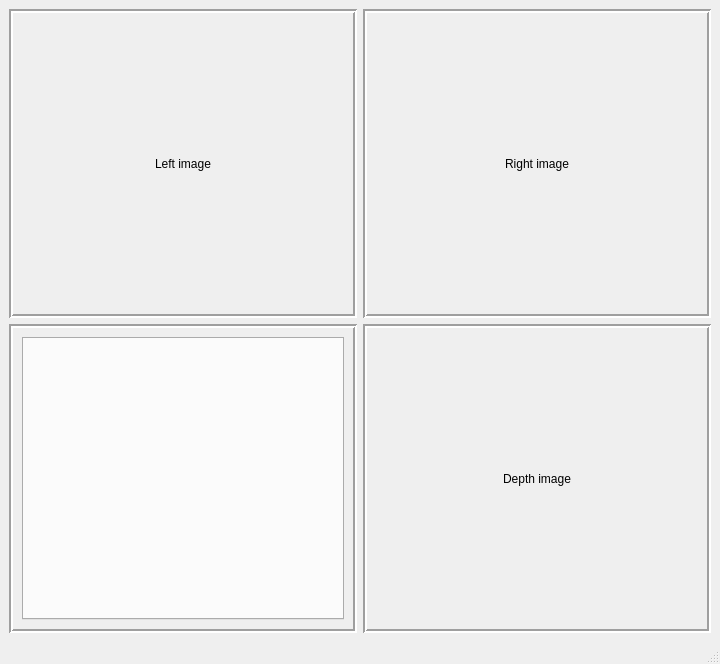
<?xml version="1.0" encoding="UTF-8"?>
<ui version="4.0">
 <class>Toolbox</class>
 <widget class="QMainWindow" name="Toolbox">
  <property name="geometry">
   <rect>
    <x>0</x>
    <y>0</y>
    <width>720</width>
    <height>664</height>
   </rect>
  </property>
  <property name="windowTitle">
   <string>MVL Stereo Toolbox</string>
  </property>
  <widget class="QWidget" name="centralwidget">
   <layout class="QGridLayout" name="gridLayout">
    <item row="0" column="2">
     <widget class="QLabel" name="labelImageRight">
      <property name="sizePolicy">
       <sizepolicy hsizetype="Expanding" vsizetype="Expanding">
        <horstretch>0</horstretch>
        <verstretch>0</verstretch>
       </sizepolicy>
      </property>
      <property name="frameShape">
       <enum>QFrame::Box</enum>
      </property>
      <property name="frameShadow">
       <enum>QFrame::Sunken</enum>
      </property>
      <property name="lineWidth">
       <number>2</number>
      </property>
      <property name="text">
       <string>Right image</string>
      </property>
      <property name="alignment">
       <set>Qt::AlignCenter</set>
      </property>
     </widget>
    </item>
    <item row="0" column="0">
     <widget class="QLabel" name="labelImageLeft">
      <property name="sizePolicy">
       <sizepolicy hsizetype="Expanding" vsizetype="Expanding">
        <horstretch>0</horstretch>
        <verstretch>0</verstretch>
       </sizepolicy>
      </property>
      <property name="frameShape">
       <enum>QFrame::Box</enum>
      </property>
      <property name="frameShadow">
       <enum>QFrame::Sunken</enum>
      </property>
      <property name="lineWidth">
       <number>2</number>
      </property>
      <property name="text">
       <string>Left image</string>
      </property>
      <property name="alignment">
       <set>Qt::AlignCenter</set>
      </property>
     </widget>
    </item>
    <item row="2" column="2">
     <widget class="QLabel" name="labelImageDepth">
      <property name="sizePolicy">
       <sizepolicy hsizetype="Expanding" vsizetype="Expanding">
        <horstretch>0</horstretch>
        <verstretch>0</verstretch>
       </sizepolicy>
      </property>
      <property name="frameShape">
       <enum>QFrame::Box</enum>
      </property>
      <property name="frameShadow">
       <enum>QFrame::Sunken</enum>
      </property>
      <property name="lineWidth">
       <number>2</number>
      </property>
      <property name="text">
       <string>Depth image</string>
      </property>
      <property name="alignment">
       <set>Qt::AlignCenter</set>
      </property>
     </widget>
    </item>
    <item row="2" column="0">
     <widget class="QScrollArea" name="scrollArea">
      <property name="frameShape">
       <enum>QFrame::Box</enum>
      </property>
      <property name="lineWidth">
       <number>2</number>
      </property>
      <property name="widgetResizable">
       <bool>true</bool>
      </property>
      <property name="alignment">
       <set>Qt::AlignLeading|Qt::AlignLeft|Qt::AlignVCenter</set>
      </property>
      <widget class="QWidget" name="scrollAreaWidgetContents">
       <property name="geometry">
        <rect>
         <x>0</x>
         <y>0</y>
         <width>344</width>
         <height>289</height>
        </rect>
       </property>
       <layout class="QGridLayout" name="gridLayout_2">
        <item row="0" column="0">
         <widget class="QTabWidget" name="tabWidget">
          <property name="currentIndex">
           <number>-1</number>
          </property>
         </widget>
        </item>
       </layout>
      </widget>
     </widget>
    </item>
   </layout>
  </widget>
  <widget class="QMenuBar" name="menubar">
   <property name="geometry">
    <rect>
     <x>0</x>
     <y>0</y>
     <width>720</width>
     <height>27</height>
    </rect>
   </property>
  </widget>
  <widget class="QStatusBar" name="statusbar"/>
 </widget>
 <resources/>
 <connections/>
</ui>
